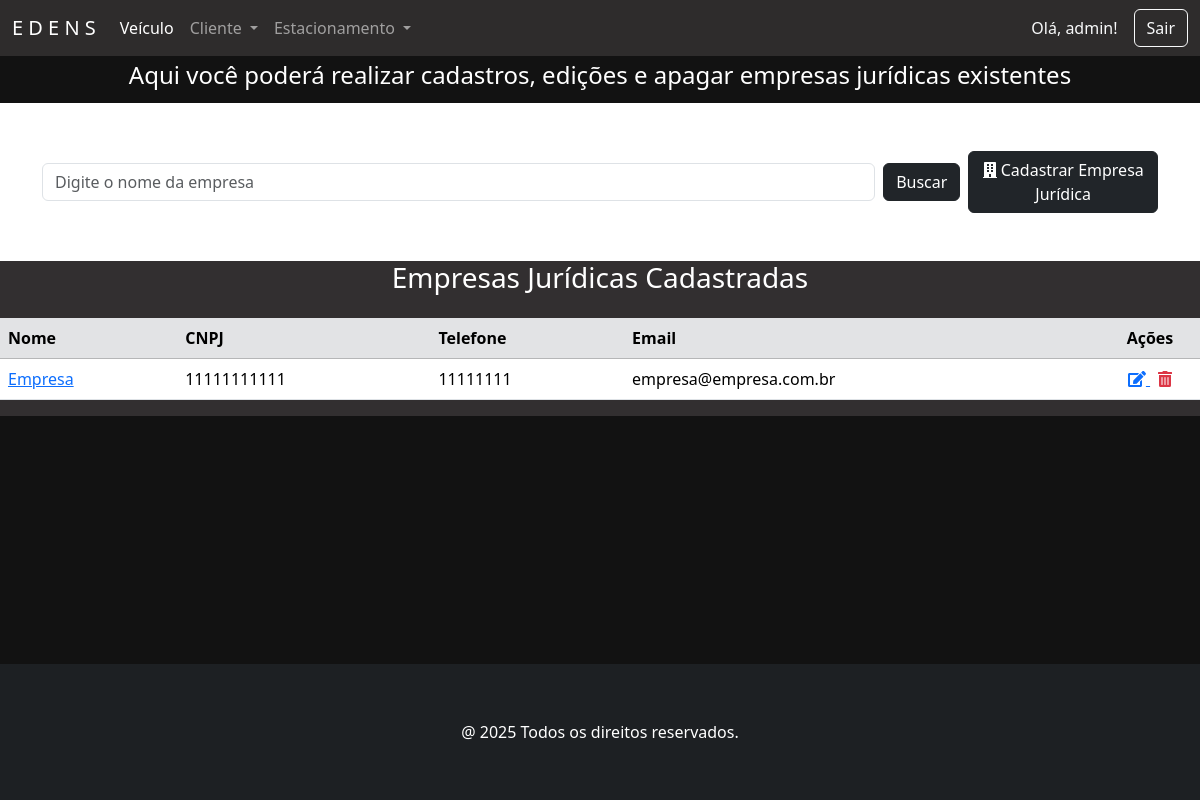
Screenshot of /juridicos/ (signed in) with the database file from the repository.
### juridico/models.py (models this page shows, shortened)
class Juridico(models.Model):
    nome = models.CharField('Nome', max_length=50, help_text='Nome da Empresa', unique=True)
    cnpj = models.CharField(max_length=18, unique=True, help_text='CNPJ da Empresa')
    email = models.EmailField('Email', max_length=100, help_text='Email da Empresa', unique=True, blank=True, null=True)
    fone = models.CharField('Fone', max_length=20, help_text='Fone da Empresa', unique=True)
    class Meta:
        verbose_name = 'Juridico'
        verbose_name_plural = 'Juridicos'

### juridico/views.py (the view)
# urls.py: path('juridicos/', JuridicoView.as_view(), name='juridicos'),
class JuridicoView(PermissionRequiredMixin, ListView):
    model = Juridico
    template_name = 'juridico.html'
    permission_required = 'juridico.view_juridico'
    permission_denied_message = 'Você não tem permissão para visualizar empresas jurídicas.'
    def get_queryset(self):
        buscar = self.request.GET.get('buscar')
        qs = super(JuridicoView, self).get_queryset()
        if buscar:
            qs = qs.filter(nome__icontains=buscar)
        if qs.count() > 0:
            paginator = Paginator(qs, 10)
            listagem = paginator.get_page(self.request.GET.get('page'))
            return listagem
        else:
            messages.info(self.request, 'Não existem empresas jurídicas cadastradas.')
            return qs.none()

### juridico/templates/juridico.html (shortened to what this page needs)
{% extends 'principal.html' %}
{% load django_bootstrap5 %}
{% load static %}
{% block content %}
<div class="container-flex text-center text-white" style="background-color: #121212; padding: 5px">
    <h4>Aqui você poderá realizar cadastros, edições e apagar empresas jurídicas existentes</h4>
</div>
<section class="section">
    <div class="container mb-5 mt-5">
        <form action="" method="GET" class="d-flex justify-content-start align-items-center gap-2">
            <input class="form-control" type="text" name="buscar" value="{{ request.GET.buscar }}"
                   placeholder="Digite o nome da empresa" style="max-width: 900px;">
            <button type="submit" class="btn btn-dark">Buscar</button>
            <a href="{% url 'juridico_adicionar' %}" class="btn btn-dark">
                <i class="fas fa-building"></i> Cadastrar Empresa Jurídica
            </a>
        </form>
    </div>
</section>
{% if object_list %}
    <div class="card-body" style="background-color: #322f30">
        <h3 class="text-center text-white mb-4">Empresas Jurídicas Cadastradas</h3>
        <div class="table-responsive">
            <table class="table table-hover">
                <thead class="table-secondary">
                    <tr>
                        <th>Nome</th>
                        <th>CNPJ</th>
                        <th>Telefone</th>
                        <th>Email</th>
                        <th style="width: 100px; text-align: center">Ações</th>
                    </tr>
                </thead>
                <tbody>
                    {% for juridico in object_list %}
                    <tr>
                        <td>
                            <a href="#" data-bs-toggle="modal" data-bs-target="#modal{{ juridico.id }}">
                                {{ juridico.nome }}
                            </a>
                        </td>
                        <td>{{ juridico.cnpj }}</td>
                        <td>{{ juridico.fone }}</td>
                        <td>{{ juridico.email }}</td>
                        <td class="text-center">
                            <a href="{% url 'juridico_editar' juridico.pk %}" class="me-2" title="Editar">
                                <i class="fas fa-edit"></i>
                            </a>
                            <a href="{% url 'juridico_apagar' juridico.pk %}" title="Apagar" class="text-danger">
                                <i class="fas fa-trash-alt"></i>
                            </a>
                        </td>
                    </tr>
                    {% endfor %}
                </tbody>
            </table>
        </div>
    </div>
{% else %}
    <p class="text-center mt-4">Nenhuma empresa jurídica encontrada.</p>
{% endif %}
{% endblock %}

### home/templates/principal.html (shortened to what this page needs)
<!DOCTYPE html>
{% load static %}
{% load django_bootstrap5 %}
<html lang="pt-br">
{% block head %}
    {% include 'head.html' %}
{% endblock %}
<body class="d-flex flex-column min-vh-100">
<div class="container-float bg-white">
    <nav class="navbar navbar-expand-lg navbar-custom navbar-dark sticky-top">
        <div class="container-fluid">
            <a class="navbar-brand" href="{% url 'index' %}">E D E N S</a>
            <div class="collapse navbar-collapse" id="navbarSupportedContent">
                {% if user.is_authenticated %}
                    <ul class="navbar-nav me-auto mb-2 mb-lg-0">
                        <li class="nav-item">
                            <a class="nav-link active" href="{% url 'veiculo' %}">Veículo</a>
                        </li>
                        <li class="nav-item dropdown">
                            <a class="nav-link dropdown-toggle" href="#" role="button" data-bs-toggle="dropdown"
                               aria-expanded="false">
                                Cliente
                            </a>
                        </li>
                        <li class="nav-item dropdown">
                            <a class="nav-link dropdown-toggle" href="#" role="button" data-bs-toggle="dropdown"
                               aria-expanded="false">
                                Estacionamento
                            </a>
                        </li>
                    </ul>
                    <div class="d-flex align-items-center">
                        <span class="text-light me-3">Olá, {{ user.username }}!</span>
                        <form method="post" action="{% url 'logout' %}">
                            <button type="submit" class="btn btn-outline-light">Sair</button>
                        </form>
                    </div>
                {% else %}
                    <div class="d-flex align-items-center ms-auto">
                        <a href="{% url 'login' %}" class="btn btn-outline-light">Login</a>
                    </div>
                {% endif %}
            </div>
        </div>
    </nav>
    {% block content %}
    {% endblock %}
</div>
</body>
{% block footer %}
    {% include "footer.html" %}
{% endblock %}
</html>

### static/css/estilos.css (style rules this page uses)
.navbar-custom { background-color: #2e2c2c; }
body:not(.navbar-custom) { background-color: #121212; }

### rows the page displays
Juridico: nome "Empresa", cnpj "11111111111", fone "11111111", email "empresa@empresa.com.br"

### other values shown
{{ user.username }} "admin"
